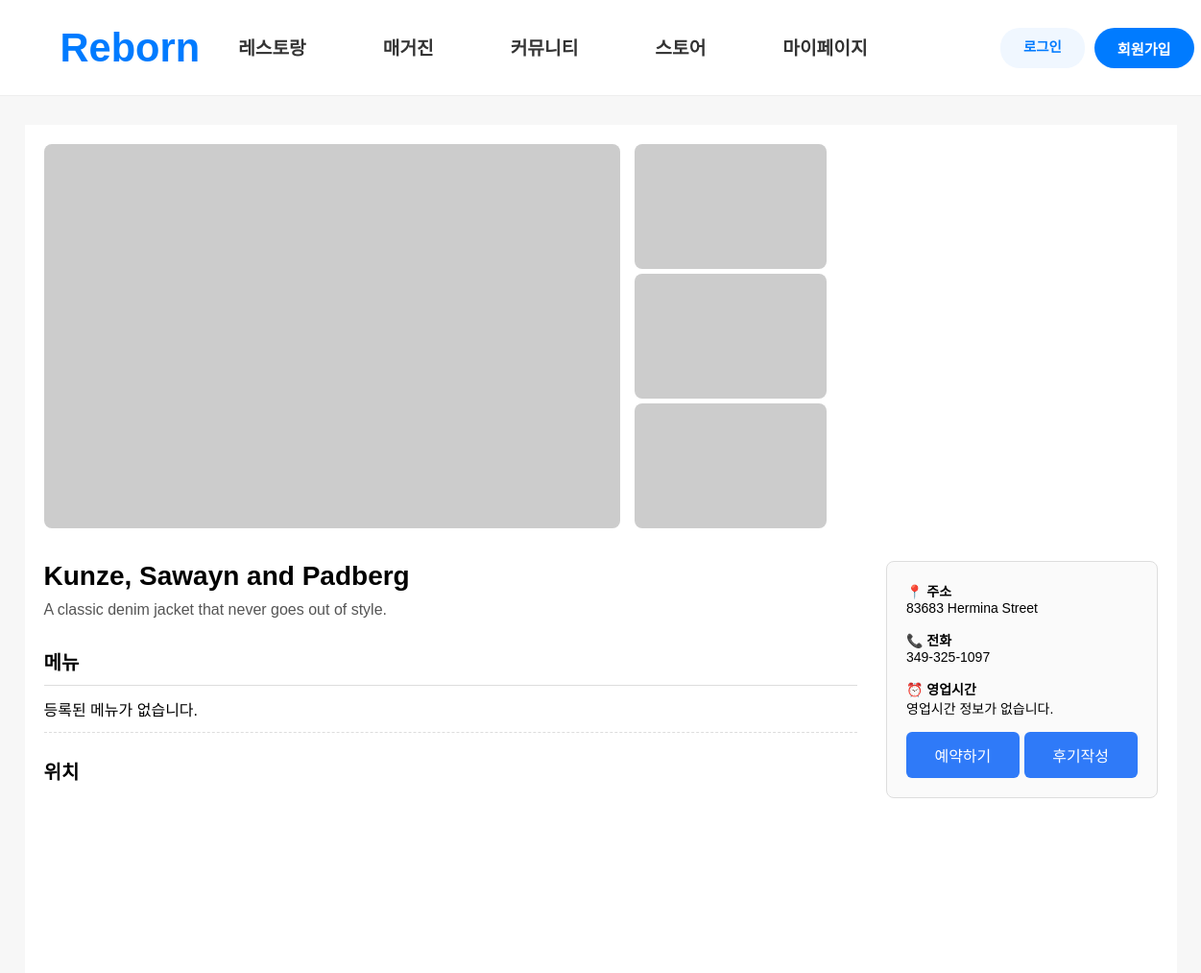
The page /restaurants/resview/1/ (upper part) on the database as committed earlier.
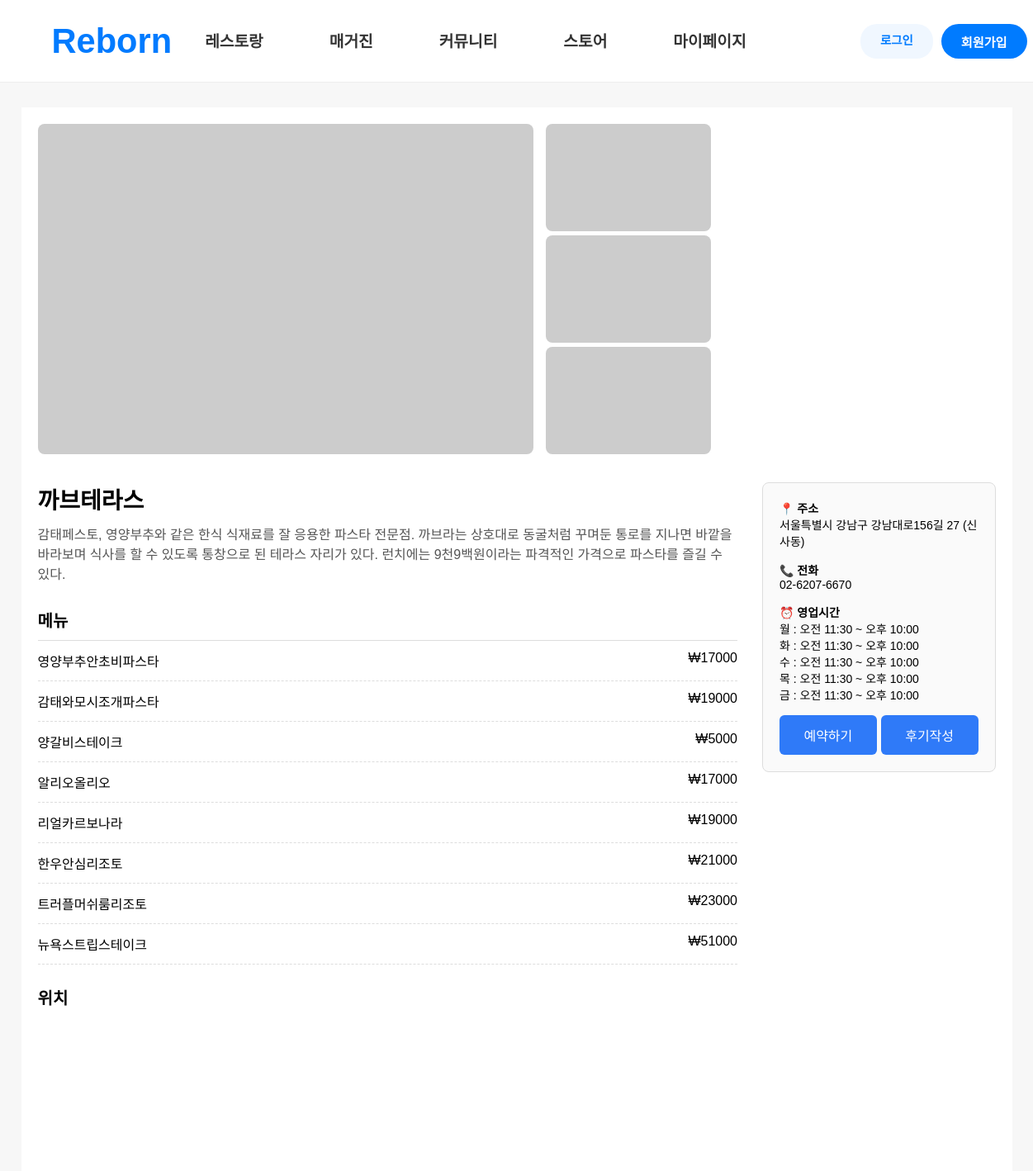
The same page on the database as committed later.
### restaurants/models.py (models this page shows, shortened)
class Restaurant(models.Model):
    resno = models.AutoField(primary_key=True)
    locationDetail = models.ForeignKey(LocationDetail, on_delete=models.SET_NULL, null=True, blank=True)
    location = models.ForeignKey(Location, on_delete=models.SET_NULL, null=True, blank=True)
    res_name = models.CharField(max_length=50, null=True)
    desc = models.TextField(blank=True, null=True)
    addr = models.CharField(max_length=200, null=True)
    tel = models.CharField(max_length=13, null=True)
    lat = models.DecimalField(max_digits=10, decimal_places=7, default=0)
    lng = models.DecimalField(max_digits=10, decimal_places=7, default=0)
    date = models.DateTimeField(auto_now=True)

class FoodMenu(models.Model):
    fno = models.AutoField(primary_key=True)
    resno = models.ForeignKey(Restaurant, on_delete=models.SET_NULL, null=True, blank=True)
    locationDetail = models.ForeignKey(LocationDetail, on_delete=models.SET_NULL, null=True, blank=True)
    location = models.ForeignKey(Location, on_delete=models.SET_NULL, null=True, blank=True)
    foodType = models.ForeignKey(FoodType, on_delete=models.SET_NULL, null=True, blank=True)
    price = models.IntegerField(default=0)
    fnm = models.CharField(max_length=100, null=True)
    date = models.DateTimeField(auto_now=True)

class RestaurantOperTime(models.Model):
    opno = models.AutoField(primary_key=True)
    resno = models.ForeignKey(Restaurant, on_delete=models.SET_NULL, null=True, blank=True)
    locationDetail = models.ForeignKey(LocationDetail, on_delete=models.SET_NULL, null=True, blank=True)
    location = models.ForeignKey(Location, on_delete=models.SET_NULL, null=True, blank=True)
    week = models.CharField(max_length=50, null=True)
    open_time = models.TimeField(null=True)
    close_time = models.TimeField(null=True)
    desc = models.TextField(blank=True, null=True)
    date = models.DateTimeField(auto_now=True)

### restaurants/views.py (the view)
# urls.py: path('resview/<int:resno>/', views.resview, name='resview'),
def resview(request, resno):
    qs = Restaurant.objects.get(resno=resno)
    qs2 = RestaurantOperTime.objects.filter(resno=qs)
    qs3 = FoodMenu.objects.filter(resno=qs)
    context={'view':qs, 'oper_time':qs2, 'menu':qs3, 'app_key':app_key}
    return render(request,'restaurants/resview.html',context)

### restaurants/templates/restaurants/resview.html (shortened to what this page needs)
{% extends "base.html" %}
{% block css %}
<link rel='stylesheet' href="/static/css/resview.css">
{% endblock css %}
{% block script %}
<link rel='stylesheet' href="/static/js/restaurants.js">
{% endblock script %}
{% block body %}
<div class="container">
    <section class="image-section">
        <div class="image-main">
            <img src="https://picsum.photos/600/400" alt="대표 이미지">
        </div>
        <div class="image-sub">
            <img src="https://picsum.photos/200/130?1">
            <img src="https://picsum.photos/200/130?2">
            <img src="https://picsum.photos/200/130?3">
        </div>
    </section>
    <section class="content-section">
        <div class="left">
            <h1 class="restaurant-name">{{view.res_name}}</h1>
            <p class="description">
                {{view.desc}}
            </p>
            <h2>메뉴</h2>
            <ul class="menu-list">
                {% for m in menu %}
                <li>
                    <span>{{m.fnm}}</span>
                    <span>₩{{m.price}}</span>
                </li>
                {% empty %}
                <li>등록된 메뉴가 없습니다.</li>
                {% endfor %}
            </ul>
            <h2>위치</h2>
            <div class="map" id="map" style="width:100%; height:350px;"></div>
        </div>
        <div class="right">
            <div class="info-box">
                <p><strong>📍 주소</strong><br>{{view.addr}}</p>
                <p><strong>📞 전화</strong><br>{{view.tel}}</p>
                <p><strong>⏰ 영업시간</strong><br>
                    {% for op in oper_time %}
                        {{ op.week }} : {{ op.open_time }} ~ {{ op.close_time }}<br>
                    {% empty %}
                        영업시간 정보가 없습니다.
                    {% endfor %}
                </p>
                <div class="button-group">
                    <button class="reserve-btn">예약하기</button>
                    <button class="review-btn">후기작성</button>
                </div>
            </div>
        </div>
    </section>
</div>
{% endblock body %}

### templates/base.html (shortened to what this page needs)
{% load static %}
<!DOCTYPE html>
<html>
<head>
    <link rel="stylesheet" type="text/css" href="/static/css/common.css">
    <link rel="stylesheet" type="text/css" href="/static/css/common_media.css">
    {% block css %}{% endblock %}
    {% block script %}{% endblock %}
</head>
<body>
    {% if request.session.user_id %}
        {% include "navbar.html" %}  {% else %}
        {% include "header.html" %}  {% endif %}
    <main class="content">
        {% block body %}{% endblock %}
    </main>
</body>
</html>

### templates/header.html (shortened to what this page needs)
<header class="navbar">
    <div class="logo-Reborn"><a href="/">Reborn</a></div>
    <nav class="nav-container" id="nav-menu">
        <ul class="nav-links">
            <li><a href="/restaurants/reslist">
                레스토랑
            </a></li>
            <li><a href="/magazine/mlist">
                매거진
            </a></li>
            <li><a href="/board/blist">
                커뮤니티
            </a></li>
            <li><a href="/store/slist">
                스토어
            </a></li>
            <li><a href="/mypage/mychange">
                마이페이지
            </a></li>
        </ul>
    </nav>
    <div class="user-menu">
         {% if not request.session.session_id %}
        <a href="/member/login" class="login-btn">로그인</a>
        <a href="/member/join" class="signup-btn">회원가입</a>
        {% endif %}
    </div>
</header>

### static/css/common.css (style rules this page uses)
* { margin: 0; padding: 0; box-sizing: border-box; }
body { font-family: 'Pretendard', sans-serif; display: flex; flex-direction: column; min-height: 100vh; }
a { text-decoration: none; color: inherit; }
ul { list-style: none; }
.navbar { display: flex; justify-content: space-between; align-items: center; padding: 0 5%; height: 100px; background-color: #ffffff; border-bottom: 1px solid #eee; position: sticky; top: 0; z-index: 1000; }
.nav-container { display: flex; justify-content: center; align-items: center; height: 100%; flex: 1; }
.logo-Reborn { font-size: 2.6rem; font-weight: 900; color: #007bff; white-space: nowrap; }
.nav-links { display: flex; align-items: center; height: 100%; }
.nav-links li { height: 100%; display: flex; align-items: center; white-space: nowrap; }
.nav-links a { display: flex; font-size: 1.2rem; font-weight: 600; color: #333; transition: color 0.3s ease-in-out; position: relative; padding-bottom: 5px; border-bottom: 2px solid transparent; height: 100%; align-items: center; padding: 0px 40px; }
.nav-links a::after { content: ""; position: absolute; bottom: 0; left: 40px; right: 40px; height: 3px; background-color: #007bff; transition: transform 0.3s ease; transform: scaleX(0); }
.user-menu { display: flex; justify-content: flex-end; gap: 10px; min-width: 300px; }
.login-btn { padding: 8px 24px; border-radius: 20px; background-color: #f0f7ff; color: #007bff; font-size: 0.9rem; font-weight: 600; white-space: nowrap; }
.signup-btn { padding: 10px 24px; border-radius: 25px; background-color: #007bff; color: #ffffff; font-size: 0.95rem; font-weight: 600; white-space: nowrap; transition: background-color 0.2s; }
.content { flex: 1; }

### static/css/resview.css (style rules this page uses)
* { box-sizing: border-box; margin: 0; padding: 0; font-family: 'Noto Sans KR', sans-serif; }
body { background-color: #f7f7f7; }
.container { width: 1200px; margin: 30px auto; background: #fff; padding: 20px; }
.image-section { display: flex; gap: 15px; margin-bottom: 30px; }
.image-main img { width: 600px; height: 400px; object-fit: cover; border-radius: 8px; }
.image-sub { display: flex; flex-direction: column; gap: 5px; }
.image-sub img { width: 200px; height: 130px; object-fit: cover; border-radius: 8px; }
.content-section { display: flex; gap: 30px; }
.left { width: 75%; }
.restaurant-name { font-size: 28px; margin-bottom: 10px; }
.description { color: #555; margin-bottom: 30px; }
.left h2 { margin: 25px 0 10px; font-size: 20px; }
.menu-list { list-style: none; border-top: 1px solid #ddd; }
.menu-list li { display: flex; justify-content: space-between; padding: 12px 0; border-bottom: 1px dashed #ddd; }
.map { width: 100%; border-radius: 8px; margin-top: 10px; }
.right { width: 25%; }
.info-box { position: sticky; top: 100px; border: 1px solid #ddd; padding: 20px; border-radius: 8px; background: #fafafa; }
.info-box p { margin-bottom: 15px; font-size: 14px; }
.button-group { display: flex; gap: 5px; }
.reserve-btn { width: 100%; padding: 12px; background: #2f7af8; color: #fff; border: none; border-radius: 6px; font-size: 16px; cursor: pointer; }
.review-btn { width: 100%; padding: 12px; background: #2f7af8; color: #fff; border: none; border-radius: 6px; font-size: 16px; cursor: pointer; }

Rows that differ between the two databases and show on the page:
changed Restaurant: res_name "Kunze, Sawayn and Padberg" → "까브테라스"; desc "A classic denim jacket that never goes out of style." → "감태페스토, 영양부추와 같은 한식 식재료를 잘 응용한 파스타 전문점. 까브라는 상호대로 동굴처럼 꾸며둔 통로를 지나면 바깥을 바라보며 식사를 할 수 있도록 통창으로 된 테라스 자리가 있다. 런치에는 9천9백원이라는 파격적인 가격으로 파스타를 즐길 수 있다."; addr "83683 Hermina Street" → "서울특별시 강남구 강남대로156길 27 (신사동)"; tel "349-325-1097" → "02-6207-6670"
added FoodMenu: fnm "영양부추안초비파스타", price "17000"
added FoodMenu: fnm "감태와모시조개파스타", price "19000"
added FoodMenu: fnm "양갈비스테이크", price "5000"
added FoodMenu: fnm "알리오올리오", price "17000"
added FoodMenu: fnm "리얼카르보나라", price "19000"
added FoodMenu: fnm "한우안심리조토", price "21000"
added FoodMenu: fnm "트러플머쉬룸리조토", price "23000"
added FoodMenu: fnm "뉴욕스트립스테이크", price "51000"
added RestaurantOperTime: week "월", open_time "오전 11:30", close_time "오후 10:00"
added RestaurantOperTime: week "화", open_time "오전 11:30", close_time "오후 10:00"
added RestaurantOperTime: week "수", open_time "오전 11:30", close_time "오후 10:00"
added RestaurantOperTime: week "목", open_time "오전 11:30", close_time "오후 10:00"
added RestaurantOperTime: week "금", open_time "오전 11:30", close_time "오후 10:00"
Other text that changed with them:
text no longer shown: "등록된 메뉴가 없습니다. 영업시간 정보가 없습니다."
